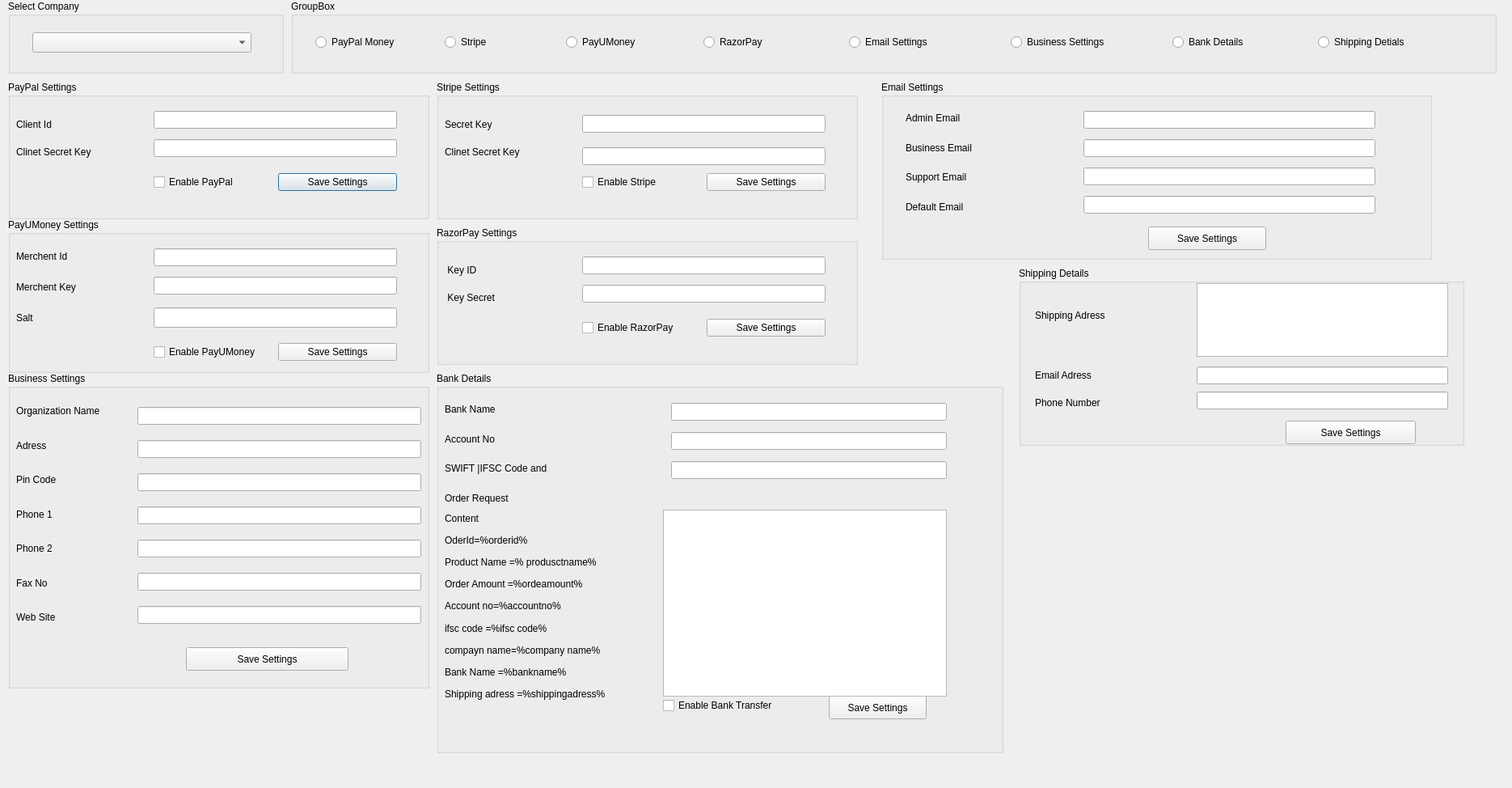
<?xml version="1.0" encoding="UTF-8"?>
<ui version="4.0">
 <class>Paymentdlg</class>
 <widget class="QDialog" name="Paymentdlg">
  <property name="geometry">
   <rect>
    <x>0</x>
    <y>0</y>
    <width>1870</width>
    <height>974</height>
   </rect>
  </property>
  <property name="windowTitle">
   <string>Dialog</string>
  </property>
  <widget class="QGroupBox" name="groupBox">
   <property name="geometry">
    <rect>
     <x>10</x>
     <y>0</y>
     <width>341</width>
     <height>91</height>
    </rect>
   </property>
   <property name="title">
    <string>Select Company</string>
   </property>
   <widget class="QComboBox" name="comboBoxCo">
    <property name="geometry">
     <rect>
      <x>30</x>
      <y>40</y>
      <width>271</width>
      <height>25</height>
     </rect>
    </property>
   </widget>
  </widget>
  <widget class="QGroupBox" name="groupBox_2">
   <property name="geometry">
    <rect>
     <x>360</x>
     <y>0</y>
     <width>1491</width>
     <height>91</height>
    </rect>
   </property>
   <property name="title">
    <string>GroupBox</string>
   </property>
   <widget class="QRadioButton" name="radioButtonPayPal">
    <property name="geometry">
     <rect>
      <x>30</x>
      <y>40</y>
      <width>141</width>
      <height>24</height>
     </rect>
    </property>
    <property name="text">
     <string>PayPal Money</string>
    </property>
   </widget>
   <widget class="QRadioButton" name="radioButton_Stripe">
    <property name="geometry">
     <rect>
      <x>190</x>
      <y>40</y>
      <width>141</width>
      <height>24</height>
     </rect>
    </property>
    <property name="text">
     <string>Stripe</string>
    </property>
   </widget>
   <widget class="QRadioButton" name="radioButton_PayUMoney">
    <property name="geometry">
     <rect>
      <x>340</x>
      <y>40</y>
      <width>141</width>
      <height>24</height>
     </rect>
    </property>
    <property name="text">
     <string>PayUMoney</string>
    </property>
   </widget>
   <widget class="QRadioButton" name="radioButton_RazorPay">
    <property name="geometry">
     <rect>
      <x>510</x>
      <y>40</y>
      <width>141</width>
      <height>24</height>
     </rect>
    </property>
    <property name="text">
     <string>RazorPay</string>
    </property>
   </widget>
   <widget class="QRadioButton" name="radioButton_Email">
    <property name="geometry">
     <rect>
      <x>690</x>
      <y>40</y>
      <width>141</width>
      <height>24</height>
     </rect>
    </property>
    <property name="text">
     <string>Email Settings</string>
    </property>
   </widget>
   <widget class="QRadioButton" name="radioButton_Business">
    <property name="geometry">
     <rect>
      <x>890</x>
      <y>40</y>
      <width>141</width>
      <height>24</height>
     </rect>
    </property>
    <property name="text">
     <string>Business Settings</string>
    </property>
   </widget>
   <widget class="QRadioButton" name="radioButton_Bank">
    <property name="geometry">
     <rect>
      <x>1090</x>
      <y>40</y>
      <width>141</width>
      <height>24</height>
     </rect>
    </property>
    <property name="text">
     <string>Bank Details</string>
    </property>
   </widget>
   <widget class="QRadioButton" name="radioButton_Shipping">
    <property name="geometry">
     <rect>
      <x>1270</x>
      <y>40</y>
      <width>141</width>
      <height>24</height>
     </rect>
    </property>
    <property name="text">
     <string>Shipping Detials</string>
    </property>
   </widget>
  </widget>
  <widget class="QGroupBox" name="groupBoxPayPal">
   <property name="geometry">
    <rect>
     <x>10</x>
     <y>100</y>
     <width>521</width>
     <height>171</height>
    </rect>
   </property>
   <property name="title">
    <string>PayPal Settings</string>
   </property>
   <widget class="QWidget" name="layoutWidget">
    <property name="geometry">
     <rect>
      <x>10</x>
      <y>40</y>
      <width>131</width>
      <height>61</height>
     </rect>
    </property>
    <layout class="QVBoxLayout" name="verticalLayout">
     <item>
      <widget class="QLabel" name="labelPayPalID">
       <property name="text">
        <string>Client Id</string>
       </property>
      </widget>
     </item>
     <item>
      <widget class="QLabel" name="labelPayPalKey">
       <property name="text">
        <string>Clinet Secret Key</string>
       </property>
      </widget>
     </item>
    </layout>
   </widget>
   <widget class="QWidget" name="layoutWidget">
    <property name="geometry">
     <rect>
      <x>180</x>
      <y>30</y>
      <width>301</width>
      <height>71</height>
     </rect>
    </property>
    <layout class="QVBoxLayout" name="verticalLayout_2">
     <item>
      <widget class="QLineEdit" name="lineEditPayPalID"/>
     </item>
     <item>
      <widget class="QLineEdit" name="lineEditPayPalKey"/>
     </item>
    </layout>
   </widget>
   <widget class="QWidget" name="layoutWidget">
    <property name="geometry">
     <rect>
      <x>180</x>
      <y>110</y>
      <width>301</width>
      <height>31</height>
     </rect>
    </property>
    <layout class="QHBoxLayout" name="horizontalLayout">
     <item>
      <widget class="QCheckBox" name="checkBoxPayPal">
       <property name="text">
        <string>Enable PayPal</string>
       </property>
      </widget>
     </item>
     <item>
      <widget class="QPushButton" name="pushButtonPayPal">
       <property name="text">
        <string>Save Settings</string>
       </property>
      </widget>
     </item>
    </layout>
   </widget>
  </widget>
  <widget class="QGroupBox" name="groupBoxStripe">
   <property name="geometry">
    <rect>
     <x>540</x>
     <y>100</y>
     <width>521</width>
     <height>171</height>
    </rect>
   </property>
   <property name="title">
    <string>Stripe Settings</string>
   </property>
   <widget class="QWidget" name="layoutWidget">
    <property name="geometry">
     <rect>
      <x>10</x>
      <y>40</y>
      <width>131</width>
      <height>61</height>
     </rect>
    </property>
    <layout class="QVBoxLayout" name="verticalLayout_3">
     <item>
      <widget class="QLabel" name="labelStripeKey">
       <property name="text">
        <string>Secret Key</string>
       </property>
      </widget>
     </item>
     <item>
      <widget class="QLabel" name="labelStripeKey2">
       <property name="text">
        <string>Clinet Secret Key</string>
       </property>
      </widget>
     </item>
    </layout>
   </widget>
   <widget class="QWidget" name="layoutWidget_2">
    <property name="geometry">
     <rect>
      <x>180</x>
      <y>30</y>
      <width>301</width>
      <height>86</height>
     </rect>
    </property>
    <layout class="QVBoxLayout" name="verticalLayout_4">
     <item>
      <widget class="QLineEdit" name="lineEditStripeKey"/>
     </item>
     <item>
      <widget class="QLineEdit" name="lineEditStripeKey2"/>
     </item>
    </layout>
   </widget>
   <widget class="QWidget" name="layoutWidget_3">
    <property name="geometry">
     <rect>
      <x>180</x>
      <y>110</y>
      <width>301</width>
      <height>31</height>
     </rect>
    </property>
    <layout class="QHBoxLayout" name="horizontalLayout_2">
     <item>
      <widget class="QCheckBox" name="checkBoxStripe">
       <property name="text">
        <string>Enable Stripe</string>
       </property>
      </widget>
     </item>
     <item>
      <widget class="QPushButton" name="pushButtonStripe">
       <property name="text">
        <string>Save Settings</string>
       </property>
      </widget>
     </item>
    </layout>
   </widget>
  </widget>
  <widget class="QGroupBox" name="groupBoxEmail">
   <property name="geometry">
    <rect>
     <x>1090</x>
     <y>100</y>
     <width>681</width>
     <height>221</height>
    </rect>
   </property>
   <property name="title">
    <string>Email Settings</string>
   </property>
   <widget class="QPushButton" name="pushButtonEmail">
    <property name="geometry">
     <rect>
      <x>330</x>
      <y>180</y>
      <width>146</width>
      <height>29</height>
     </rect>
    </property>
    <property name="text">
     <string>Save Settings</string>
    </property>
   </widget>
  </widget>
  <widget class="QGroupBox" name="groupBoxPayU">
   <property name="geometry">
    <rect>
     <x>10</x>
     <y>270</y>
     <width>521</width>
     <height>191</height>
    </rect>
   </property>
   <property name="title">
    <string>PayUMoney Settings</string>
   </property>
   <widget class="QWidget" name="layoutWidget_4">
    <property name="geometry">
     <rect>
      <x>10</x>
      <y>30</y>
      <width>131</width>
      <height>71</height>
     </rect>
    </property>
    <layout class="QVBoxLayout" name="verticalLayout_7">
     <item>
      <widget class="QLabel" name="labelPayUId">
       <property name="text">
        <string>Merchent Id</string>
       </property>
      </widget>
     </item>
     <item>
      <widget class="QLabel" name="labelPayUKey">
       <property name="text">
        <string>Merchent Key</string>
       </property>
      </widget>
     </item>
    </layout>
   </widget>
   <widget class="QWidget" name="layoutWidget_5">
    <property name="geometry">
     <rect>
      <x>180</x>
      <y>30</y>
      <width>301</width>
      <height>71</height>
     </rect>
    </property>
    <layout class="QVBoxLayout" name="verticalLayout_8">
     <item>
      <widget class="QLineEdit" name="lineEditPayUID"/>
     </item>
     <item>
      <widget class="QLineEdit" name="lineEditPayUKey"/>
     </item>
    </layout>
   </widget>
   <widget class="QWidget" name="layoutWidget_6">
    <property name="geometry">
     <rect>
      <x>180</x>
      <y>150</y>
      <width>301</width>
      <height>31</height>
     </rect>
    </property>
    <layout class="QHBoxLayout" name="horizontalLayout_3">
     <item>
      <widget class="QCheckBox" name="checkBoxPayU">
       <property name="text">
        <string>Enable PayUMoney</string>
       </property>
      </widget>
     </item>
     <item>
      <widget class="QPushButton" name="pushButtonPayU">
       <property name="text">
        <string>Save Settings</string>
       </property>
      </widget>
     </item>
    </layout>
   </widget>
   <widget class="QLabel" name="labelPayUSalt">
    <property name="geometry">
     <rect>
      <x>10</x>
      <y>110</y>
      <width>129</width>
      <height>26</height>
     </rect>
    </property>
    <property name="text">
     <string>Salt</string>
    </property>
   </widget>
   <widget class="QLineEdit" name="lineEditPayUSalt">
    <property name="geometry">
     <rect>
      <x>180</x>
      <y>110</y>
      <width>301</width>
      <height>25</height>
     </rect>
    </property>
   </widget>
  </widget>
  <widget class="QGroupBox" name="groupBoxRazor">
   <property name="geometry">
    <rect>
     <x>540</x>
     <y>280</y>
     <width>521</width>
     <height>171</height>
    </rect>
   </property>
   <property name="title">
    <string>RazorPay Settings</string>
   </property>
   <widget class="QWidget" name="layoutWidget_7">
    <property name="geometry">
     <rect>
      <x>10</x>
      <y>40</y>
      <width>131</width>
      <height>61</height>
     </rect>
    </property>
    <layout class="QVBoxLayout" name="verticalLayout_9">
     <item>
      <widget class="QLabel" name="labelRazorKey">
       <property name="text">
        <string> Key ID</string>
       </property>
      </widget>
     </item>
     <item>
      <widget class="QLabel" name="labelRazorKey2">
       <property name="text">
        <string> Key Secret</string>
       </property>
      </widget>
     </item>
    </layout>
   </widget>
   <widget class="QWidget" name="layoutWidget_8">
    <property name="geometry">
     <rect>
      <x>180</x>
      <y>30</y>
      <width>301</width>
      <height>71</height>
     </rect>
    </property>
    <layout class="QVBoxLayout" name="verticalLayout_10">
     <item>
      <widget class="QLineEdit" name="lineEditRazorKey"/>
     </item>
     <item>
      <widget class="QLineEdit" name="lineEditRazorKey2"/>
     </item>
    </layout>
   </widget>
   <widget class="QWidget" name="layoutWidget_9">
    <property name="geometry">
     <rect>
      <x>180</x>
      <y>110</y>
      <width>301</width>
      <height>31</height>
     </rect>
    </property>
    <layout class="QHBoxLayout" name="horizontalLayout_4">
     <item>
      <widget class="QCheckBox" name="checkBoxRazor">
       <property name="text">
        <string>Enable RazorPay</string>
       </property>
      </widget>
     </item>
     <item>
      <widget class="QPushButton" name="pushButtonRazor">
       <property name="text">
        <string>Save Settings</string>
       </property>
      </widget>
     </item>
    </layout>
   </widget>
  </widget>
  <widget class="QGroupBox" name="groupBoxShip">
   <property name="geometry">
    <rect>
     <x>1260</x>
     <y>330</y>
     <width>551</width>
     <height>221</height>
    </rect>
   </property>
   <property name="title">
    <string>Shipping Details</string>
   </property>
   <widget class="QTextEdit" name="textEditShipAdress">
    <property name="geometry">
     <rect>
      <x>220</x>
      <y>20</y>
      <width>311</width>
      <height>91</height>
     </rect>
    </property>
   </widget>
   <widget class="QPushButton" name="pushButtonShip">
    <property name="geometry">
     <rect>
      <x>330</x>
      <y>190</y>
      <width>161</width>
      <height>29</height>
     </rect>
    </property>
    <property name="text">
     <string>Save Settings</string>
    </property>
   </widget>
   <widget class="QLabel" name="labelShipAdress">
    <property name="geometry">
     <rect>
      <x>20</x>
      <y>50</y>
      <width>107</width>
      <height>20</height>
     </rect>
    </property>
    <property name="text">
     <string>Shipping Adress</string>
    </property>
   </widget>
   <widget class="QWidget" name="layoutWidget">
    <property name="geometry">
     <rect>
      <x>220</x>
      <y>120</y>
      <width>311</width>
      <height>61</height>
     </rect>
    </property>
    <layout class="QVBoxLayout" name="verticalLayout_11">
     <item>
      <widget class="QLineEdit" name="lineEditShipEmail"/>
     </item>
     <item>
      <widget class="QLineEdit" name="lineEditShipPhone"/>
     </item>
    </layout>
   </widget>
   <widget class="QWidget" name="layoutWidget">
    <property name="geometry">
     <rect>
      <x>20</x>
      <y>120</y>
      <width>141</width>
      <height>61</height>
     </rect>
    </property>
    <layout class="QVBoxLayout" name="verticalLayout_12">
     <item>
      <widget class="QLabel" name="labelShipEmail">
       <property name="text">
        <string>Email Adress</string>
       </property>
      </widget>
     </item>
     <item>
      <widget class="QLabel" name="labelShipPhone">
       <property name="text">
        <string>Phone Number</string>
       </property>
      </widget>
     </item>
    </layout>
   </widget>
  </widget>
  <widget class="QGroupBox" name="groupBox_Business">
   <property name="geometry">
    <rect>
     <x>10</x>
     <y>460</y>
     <width>521</width>
     <height>391</height>
    </rect>
   </property>
   <property name="title">
    <string>Business Settings</string>
   </property>
   <widget class="QWidget" name="layoutWidget_10">
    <property name="geometry">
     <rect>
      <x>10</x>
      <y>30</y>
      <width>151</width>
      <height>291</height>
     </rect>
    </property>
    <layout class="QVBoxLayout" name="verticalLayout_14">
     <item>
      <widget class="QLabel" name="labelON">
       <property name="text">
        <string>Organization Name</string>
       </property>
      </widget>
     </item>
     <item>
      <widget class="QLabel" name="label_Adress">
       <property name="text">
        <string>Adress</string>
       </property>
      </widget>
     </item>
     <item>
      <widget class="QLabel" name="label_Pin">
       <property name="text">
        <string>Pin Code</string>
       </property>
      </widget>
     </item>
     <item>
      <widget class="QLabel" name="label_PH1">
       <property name="text">
        <string>Phone 1</string>
       </property>
      </widget>
     </item>
     <item>
      <widget class="QLabel" name="label_PH2">
       <property name="text">
        <string>Phone 2</string>
       </property>
      </widget>
     </item>
     <item>
      <widget class="QLabel" name="label_Fax">
       <property name="text">
        <string>Fax No</string>
       </property>
      </widget>
     </item>
     <item>
      <widget class="QLabel" name="label_Web">
       <property name="text">
        <string>Web Site</string>
       </property>
      </widget>
     </item>
    </layout>
   </widget>
   <widget class="QWidget" name="layoutWidget_11">
    <property name="geometry">
     <rect>
      <x>160</x>
      <y>30</y>
      <width>351</width>
      <height>301</height>
     </rect>
    </property>
    <layout class="QVBoxLayout" name="verticalLayout_15">
     <item>
      <widget class="QLineEdit" name="lineEditON"/>
     </item>
     <item>
      <widget class="QLineEdit" name="lineEdit_Adress"/>
     </item>
     <item>
      <widget class="QLineEdit" name="lineEdit_Pin"/>
     </item>
     <item>
      <widget class="QLineEdit" name="lineEdit_Ph1"/>
     </item>
     <item>
      <widget class="QLineEdit" name="lineEdit_Ph1_2"/>
     </item>
     <item>
      <widget class="QLineEdit" name="lineEdit_fax"/>
     </item>
     <item>
      <widget class="QLineEdit" name="lineEdit_Web"/>
     </item>
    </layout>
   </widget>
   <widget class="QPushButton" name="pushButtonBusiness">
    <property name="geometry">
     <rect>
      <x>220</x>
      <y>340</y>
      <width>201</width>
      <height>29</height>
     </rect>
    </property>
    <property name="text">
     <string>Save Settings</string>
    </property>
   </widget>
  </widget>
  <widget class="QGroupBox" name="groupBox_Bank">
   <property name="geometry">
    <rect>
     <x>540</x>
     <y>460</y>
     <width>701</width>
     <height>471</height>
    </rect>
   </property>
   <property name="title">
    <string>Bank Details</string>
   </property>
   <widget class="QWidget" name="layoutWidget">
    <property name="geometry">
     <rect>
      <x>10</x>
      <y>30</y>
      <width>231</width>
      <height>141</height>
     </rect>
    </property>
    <layout class="QVBoxLayout" name="verticalLayout_18">
     <item>
      <widget class="QLabel" name="labelBankName">
       <property name="text">
        <string>Bank Name</string>
       </property>
      </widget>
     </item>
     <item>
      <widget class="QLabel" name="label_account">
       <property name="text">
        <string>Account No</string>
       </property>
      </widget>
     </item>
     <item>
      <widget class="QLabel" name="label_ifsc">
       <property name="text">
        <string>SWIFT |IFSC Code and</string>
       </property>
      </widget>
     </item>
     <item>
      <widget class="QLabel" name="label_order">
       <property name="text">
        <string>Order Request</string>
       </property>
      </widget>
     </item>
    </layout>
   </widget>
   <widget class="QWidget" name="layoutWidget">
    <property name="geometry">
     <rect>
      <x>290</x>
      <y>30</y>
      <width>341</width>
      <height>111</height>
     </rect>
    </property>
    <layout class="QVBoxLayout" name="verticalLayout_17">
     <item>
      <widget class="QLineEdit" name="lineEditBankName"/>
     </item>
     <item>
      <widget class="QLineEdit" name="lineEdit_Accoutntno"/>
     </item>
     <item>
      <widget class="QLineEdit" name="lineEdit_ifsc"/>
     </item>
    </layout>
   </widget>
   <widget class="QWidget" name="layoutWidget">
    <property name="geometry">
     <rect>
      <x>10</x>
      <y>170</y>
      <width>244</width>
      <height>238</height>
     </rect>
    </property>
    <layout class="QVBoxLayout" name="verticalLayout_16">
     <item>
      <widget class="QLabel" name="label_5">
       <property name="text">
        <string>Content</string>
       </property>
      </widget>
     </item>
     <item>
      <widget class="QLabel" name="label_6">
       <property name="text">
        <string>OderId=%orderid%</string>
       </property>
      </widget>
     </item>
     <item>
      <widget class="QLabel" name="label_7">
       <property name="text">
        <string>Product Name =% produsctname%</string>
       </property>
      </widget>
     </item>
     <item>
      <widget class="QLabel" name="label_10">
       <property name="text">
        <string>Order Amount =%ordeamount%</string>
       </property>
      </widget>
     </item>
     <item>
      <widget class="QLabel" name="label_11">
       <property name="text">
        <string>Account no=%accountno%</string>
       </property>
      </widget>
     </item>
     <item>
      <widget class="QLabel" name="label_12">
       <property name="text">
        <string>ifsc code =%ifsc code%</string>
       </property>
      </widget>
     </item>
     <item>
      <widget class="QLabel" name="label_13">
       <property name="text">
        <string>compayn name=%company name%</string>
       </property>
      </widget>
     </item>
     <item>
      <widget class="QLabel" name="label_9">
       <property name="text">
        <string>Bank Name =%bankname%</string>
       </property>
      </widget>
     </item>
     <item>
      <widget class="QLabel" name="label_8">
       <property name="text">
        <string>Shipping adress =%shippingadress%</string>
       </property>
      </widget>
     </item>
    </layout>
   </widget>
   <widget class="QCheckBox" name="checkBoxBank">
    <property name="geometry">
     <rect>
      <x>280</x>
      <y>400</y>
      <width>181</width>
      <height>24</height>
     </rect>
    </property>
    <property name="text">
     <string>Enable Bank Transfer</string>
    </property>
   </widget>
   <widget class="QPushButton" name="pushButtonBank">
    <property name="geometry">
     <rect>
      <x>485</x>
      <y>400</y>
      <width>121</width>
      <height>29</height>
     </rect>
    </property>
    <property name="text">
     <string>Save Settings</string>
    </property>
   </widget>
   <widget class="QTextEdit" name="textEditOrderDaetials">
    <property name="geometry">
     <rect>
      <x>280</x>
      <y>170</y>
      <width>351</width>
      <height>231</height>
     </rect>
    </property>
   </widget>
  </widget>
  <widget class="QWidget" name="layoutWidget">
   <property name="geometry">
    <rect>
     <x>1120</x>
     <y>130</y>
     <width>211</width>
     <height>141</height>
    </rect>
   </property>
   <layout class="QVBoxLayout" name="verticalLayout_5">
    <item>
     <widget class="QLabel" name="labelAE">
      <property name="text">
       <string>Admin Email</string>
      </property>
     </widget>
    </item>
    <item>
     <widget class="QLabel" name="labelBE">
      <property name="text">
       <string>Business Email</string>
      </property>
     </widget>
    </item>
    <item>
     <widget class="QLabel" name="labelSE">
      <property name="text">
       <string>Support Email</string>
      </property>
     </widget>
    </item>
    <item>
     <widget class="QLabel" name="labelDE">
      <property name="text">
       <string>Default Email</string>
      </property>
     </widget>
    </item>
   </layout>
  </widget>
  <widget class="QWidget" name="layoutWidget">
   <property name="geometry">
    <rect>
     <x>1340</x>
     <y>130</y>
     <width>361</width>
     <height>141</height>
    </rect>
   </property>
   <layout class="QVBoxLayout" name="verticalLayout_6">
    <item>
     <widget class="QLineEdit" name="lineEditAE"/>
    </item>
    <item>
     <widget class="QLineEdit" name="lineEditBE"/>
    </item>
    <item>
     <widget class="QLineEdit" name="lineEditSE"/>
    </item>
    <item>
     <widget class="QLineEdit" name="lineEditDE"/>
    </item>
   </layout>
  </widget>
 </widget>
 <resources/>
 <connections/>
</ui>
